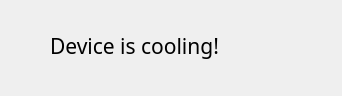
<?xml version="1.0" encoding="UTF-8"?>
<ui version="4.0">
 <class>Form</class>
 <widget class="QWidget" name="Form">
  <property name="geometry">
   <rect>
    <x>0</x>
    <y>0</y>
    <width>342</width>
    <height>96</height>
   </rect>
  </property>
  <property name="windowTitle">
   <string>！</string>
  </property>
  <property name="windowIcon">
   <iconset>
    <normaloff>../Res/MPPC.ico</normaloff>../Res/MPPC.ico</iconset>
  </property>
  <widget class="QLabel" name="label">
   <property name="geometry">
    <rect>
     <x>50</x>
     <y>20</y>
     <width>241</width>
     <height>51</height>
    </rect>
   </property>
   <property name="font">
    <font>
     <family>微软雅黑</family>
     <pointsize>16</pointsize>
    </font>
   </property>
   <property name="text">
    <string>Device is cooling!</string>
   </property>
  </widget>
 </widget>
 <resources/>
 <connections/>
</ui>
